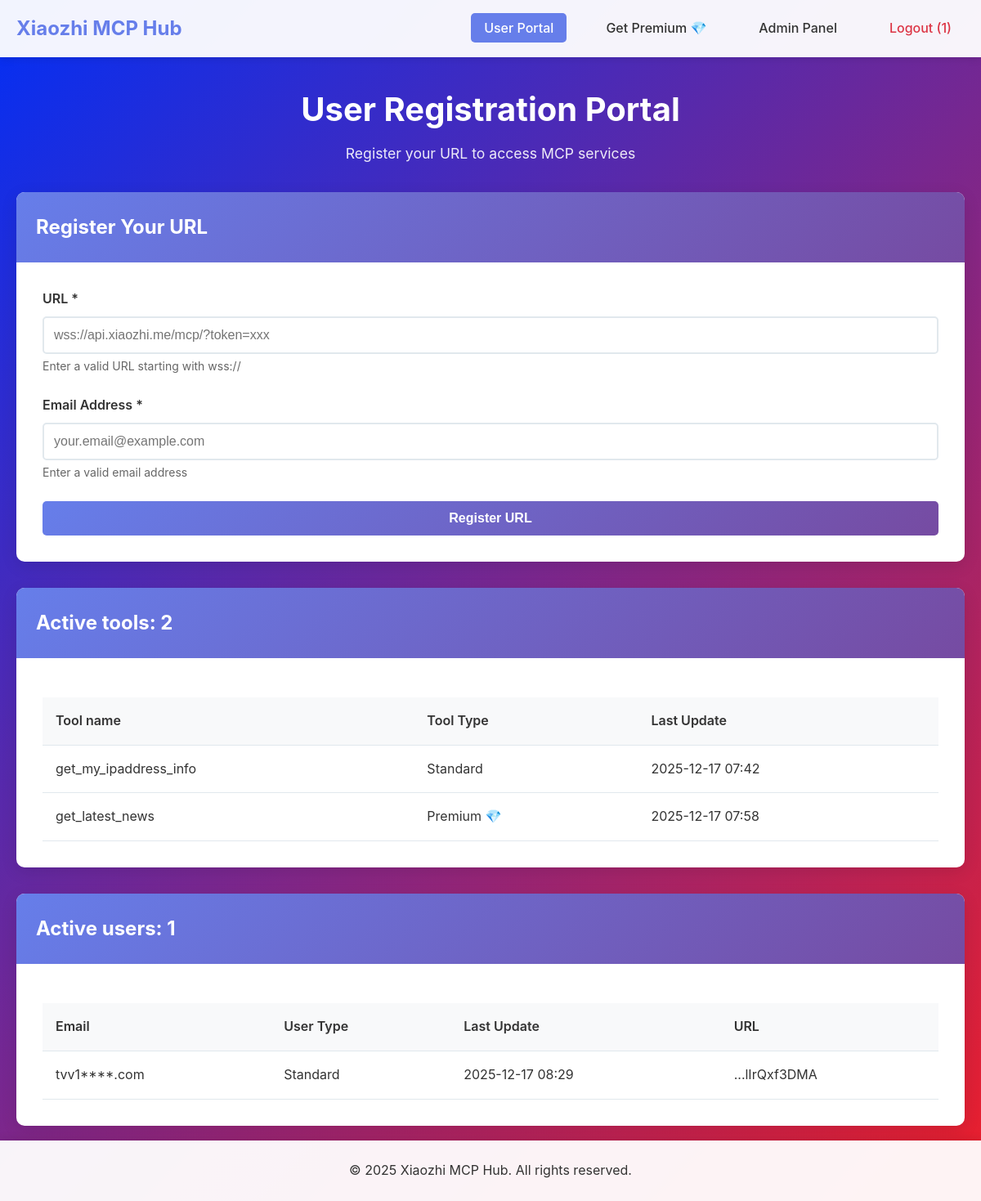
/user (signed in), run on the app's committed database.
### database/models.py (models this page shows, shortened)
class Tool(Base):
	__tablename__ = "tools"
	tool_id = Column(Integer, primary_key=True, autoincrement=True)
	tool_name = Column(String(255), nullable=False, unique=True)
	tool_enable = Column(Boolean, default=True, nullable=False)
	is_premium = Column(Boolean, default=False, nullable=False)
	last_update = Column(DateTime, default=datetime.utcnow, onupdate=datetime.utcnow)
	users = relationship("User", secondary=connection_table, back_populates="tools")

class User(Base):
	__tablename__ = "users"
	user_id = Column(Integer, primary_key=True, autoincrement=True)
	user_email = Column(String(255), nullable=False, unique=True)
	user_url = Column(String(500), nullable=False, unique=True)
	user_enable = Column(Boolean, default=True, nullable=False)
	is_premium = Column(Boolean, default=False, nullable=False)
	last_update = Column(DateTime, default=datetime.utcnow, onupdate=datetime.utcnow)
	tools = relationship("Tool", secondary=connection_table, back_populates="users")

### app.py (the view)
@app.route("/user")
def user_page():
    session = get_session()
    users = []
    tools = []
    try:
        users = session.query(User).filter(User.user_enable == True).all()
        tools = session.query(Tool).filter(Tool.tool_enable == True).all()
    finally:
        session.close()
    return render_template("user.html", users=users, tools=tools)

### database/models.py (called while the page is built)
def get_engine(sqlite_url: str = "sqlite:///" + get_persistent_data("xiaozhi.db")):
	return create_engine(sqlite_url, future=True)

def get_session(engine=None):
	if engine is None:
		engine = get_engine()
	Session = sessionmaker(bind=engine, autoflush=False, future=True)
	return Session()

### templates/user.html (shortened to what this page needs)
{% extends "base.html" %}
{% block content %}
<div class="page-header">
    <h2>User Registration Portal</h2>
    <p class="subtitle">Register your URL to access MCP services</p>
</div>
<div class="card">
    <div class="card-header">
        <h3>Register Your URL</h3>
    </div>
    <div class="card-body">
        <form method="POST" action="{{ url_for('register_user') }}" class="form">
            <div class="form-group">
                <label for="user_url">URL *</label>
                <input
                    type="url"
                    id="user_url"
                    name="user_url"
                    placeholder="wss://api.xiaozhi.me/mcp/?token=xxx"
                    required
                    pattern="wss?://.+"
                    class="form-control"
                >
                <small class="form-text">Enter a valid URL starting with wss://</small>
            </div>
            <div class="form-group">
                <label for="user_email">Email Address *</label>
                <input
                    type="email"
                    id="user_email"
                    name="user_email"
                    placeholder="your.email@example.com"
                    required
                    class="form-control"
                >
                <small class="form-text">Enter a valid email address</small>
            </div>
            <button type="submit" class="btn btn-primary">Register URL</button>
        </form>
    </div>
</div>
<div class="card">
    <div class="card-header">
        <h3>Active tools: {{ tools|length }}</h3>
    </div>
    <div class="card-body">
        {% if tools %}
        <div class="table-responsive">
            <table class="data-table">
                <thead>
                    <tr>
                        <th>Tool name</th>
                        <th>Tool Type</th>
                        <th>Last Update</th>
                    </tr>
                </thead>
                <tbody>
                    {% for tool in tools %}
                    <tr>
                        <td>{{ tool.tool_name }}</td>
                        <td>
                            {% if tool.is_premium %}
                                Premium <span title="Premium"><span style="color:#00bcd4;">&#128142;</span></span>
                            {% else %}
                                Standard
                            {% endif %}
                        </td>
                        <td>{{ tool.last_update.strftime('%Y-%m-%d %H:%M') if tool.last_update else 'N/A' }}</td>
                    </tr>
                    {% endfor %}
                </tbody>
            </table>
        </div>
        {% else %}
        <p class="empty-state">No tools registered yet.</p>
        {% endif %}
    </div>
</div>
<div class="card">
    <div class="card-header">
        <h3>Active users: {{ users|length }}</h3>
    </div>
    <div class="card-body">
        {% if users %}
        <div class="table-responsive">
            <table class="data-table">
                <thead>
                    <tr>
                        <th>Email</th>
                        <th>User Type</th>
                        <th>Last Update</th>
                        <th>URL</th>
                    </tr>
                </thead>
                <tbody>
                    {% for user in users %}
                    <tr>
                        <td>
                            {% set email = user.user_email %}
                            {% if email and '@' in email %}
                                {% set parts = email.split('@') %}
                                {% set local = parts[0] %}
                                {% set domain = parts[1] %}
                                {% set ext = '' %}
                                {% if '.' in domain %}
                                    {% set ext = '.' + domain.split('.')[-1] %}
                                {% endif %}
                                {{ local[:4] ~ '****' ~ ext }}
                            {% else %}
                                {{ email }}
                            {% endif %}
                        </td>
                        <td>
                            {% if user.is_premium %}
                                Premium <span title="Premium"><span style="color:#00bcd4;">&#128142;</span></span>
                            {% else %}
                                Standard
                            {% endif %}
                        </td>
                        <td>{{ user.last_update.strftime('%Y-%m-%d %H:%M') if user.last_update else 'N/A' }}</td>
                        <td>
                            {% if user.user_url and user.user_url|length > 10 %}
                                ...{{ user.user_url[-10:] }}
                            {% else %}
                                {{ user.user_url }}
                            {% endif %}
                        </td>
                    </tr>
                    {% endfor %}
                </tbody>
            </table>
        </div>
        {% else %}
        <p class="empty-state">No users registered yet.</p>
        {% endif %}
    </div>
</div>
{% endblock %}

### static/css/style.css (style rules this page uses)
* { margin: 0; padding: 0; box-sizing: border-box; }
body { font-family: -apple-system, BlinkMacSystemFont, 'Segoe UI', Roboto, Oxygen, Ubuntu, Cantarell, sans-serif; line-height: 1.6; color: #333; background: linear-gradient(135deg, #022ff5 0%, #ed1f2a 100%); min-height: 100vh; padding-bottom: 60px; }
.page-header { text-align: center; color: white; margin-bottom: 2rem; }
.page-header h2 { font-size: 2.5rem; margin-bottom: 0.5rem; }
.subtitle { font-size: 1.1rem; opacity: 0.9; }
.card { background: white; border-radius: 10px; box-shadow: 0 5px 20px rgba(0,0,0,0.1); margin-bottom: 2rem; overflow: hidden; }
.card-header { background: linear-gradient(135deg, #667eea 0%, #764ba2 100%); color: white; padding: 1.5rem; }
.card-header h3 { font-size: 1.5rem; }
.card-body { padding: 2rem; }
.form { display: flex; flex-direction: column; gap: 1.5rem; }
.form-group { display: flex; flex-direction: column; }
.form-group label { font-weight: 600; margin-bottom: 0.5rem; color: #333; }
.form-control { padding: 0.75rem; border: 2px solid #e1e8ed; border-radius: 5px; font-size: 1rem; transition: border-color 0.3s; }
.form-text { font-size: 0.875rem; color: #666; margin-top: 0.25rem; }
.btn { padding: 0.75rem 1.5rem; border: none; border-radius: 5px; font-size: 1rem; font-weight: 600; cursor: pointer; transition: all 0.3s; text-decoration: none; display: inline-block; }
.btn-primary { background: linear-gradient(135deg, #667eea 0%, #764ba2 100%); color: white; }
.table-responsive { overflow-x: auto; margin-top: 1rem; }
.data-table { width: 100%; border-collapse: collapse; }
.data-table thead { background: #f8f9fa; }
.data-table th, .data-table td { padding: 1rem; text-align: left; border-bottom: 1px solid #e1e8ed; }
.data-table th { font-weight: 600; color: #333; }

### data on the page
Tool: tool_name "get_my_ipaddress_info", is_premium "Standard", last_update "2025-12-17 07:42"
Tool: tool_name "get_latest_news", is_premium "Premium", last_update "2025-12-17 07:58"
User: local "tvv1****.com", is_premium "Standard", last_update "2025-12-17 08:29", user_url "lIrQxf3DMA"

### other printed values
{{ session.get('admin_username') }} "1"
{{ tools|length }} "2"
{{ users|length }} "1"
